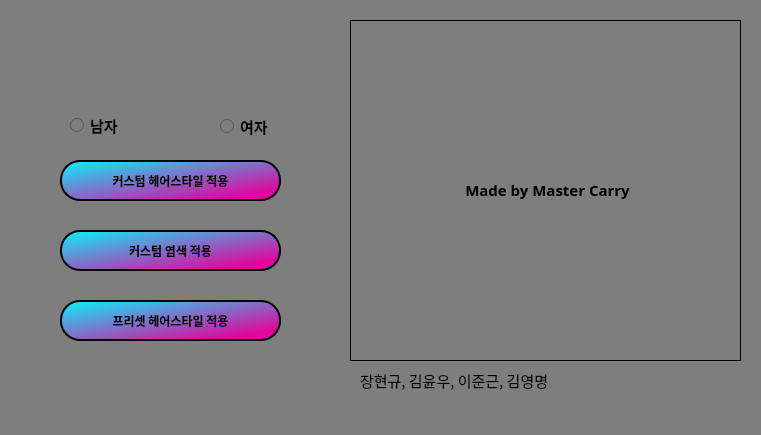
<?xml version="1.0" encoding="UTF-8"?>
<ui version="4.0">
 <class>HairGanzi</class>
 <widget class="QMainWindow" name="HairGanzi">
  <property name="geometry">
   <rect>
    <x>0</x>
    <y>0</y>
    <width>761</width>
    <height>435</height>
   </rect>
  </property>
  <property name="windowTitle">
   <string>HairGanzi</string>
  </property>
  <property name="styleSheet">
   <string notr="true">background-color:rgb(126, 126, 126)</string>
  </property>
  <widget class="QWidget" name="centralwidget">
   <widget class="QLabel" name="label">
    <property name="geometry">
     <rect>
      <x>70</x>
      <y>30</y>
      <width>201</width>
      <height>61</height>
     </rect>
    </property>
    <property name="font">
     <font>
      <family>Bahnschrift Light</family>
      <pointsize>20</pointsize>
     </font>
    </property>
    <property name="text">
     <string/>
    </property>
    <property name="pixmap">
     <pixmap>title.png</pixmap>
    </property>
    <property name="scaledContents">
     <bool>true</bool>
    </property>
    <property name="wordWrap">
     <bool>false</bool>
    </property>
   </widget>
   <widget class="QPushButton" name="btn1">
    <property name="geometry">
     <rect>
      <x>60</x>
      <y>160</y>
      <width>221</width>
      <height>41</height>
     </rect>
    </property>
    <property name="font">
     <font>
      <family>Noto Sans KR</family>
      <pointsize>9</pointsize>
      <weight>75</weight>
      <italic>false</italic>
      <bold>true</bold>
     </font>
    </property>
    <property name="styleSheet">
     <string notr="true">QPushButton{
	background-color: qlineargradient(spread:pad, x1:0, y1:0, x2:0.857143, y2:0.857955, stop:0 rgba(10, 242, 251, 255), stop:1 rgba(224, 6, 159, 255));
	border-radius: 20px;
	border-style: solid;
	border-width: 1.5px;
	border-color: black;
}
 QPushButton:pressed {
     background-color: qlineargradient(spread:pad, x1:0, y1:0, x2:0.857143, y2:0.857955, stop:0 rgba(224, 6, 159, 255), stop:1 rgba(10, 242, 251, 255));
 }
</string>
    </property>
    <property name="text">
     <string>커스텀 헤어스타일 적용</string>
    </property>
   </widget>
   <widget class="QPushButton" name="btn2">
    <property name="geometry">
     <rect>
      <x>60</x>
      <y>230</y>
      <width>221</width>
      <height>41</height>
     </rect>
    </property>
    <property name="font">
     <font>
      <family>Noto Sans KR</family>
      <weight>75</weight>
      <bold>true</bold>
     </font>
    </property>
    <property name="styleSheet">
     <string notr="true">QPushButton{
	background-color: qlineargradient(spread:pad, x1:0, y1:0, x2:0.857143, y2:0.857955, stop:0 rgba(10, 242, 251, 255), stop:1 rgba(224, 6, 159, 255));
	border-radius: 20px;
	border-style: solid;
	border-width: 1.5px;
	border-color: black;
}
 QPushButton:pressed {
     background-color: qlineargradient(spread:pad, x1:0, y1:0, x2:0.857143, y2:0.857955, stop:0 rgba(224, 6, 159, 255), stop:1 rgba(10, 242, 251, 255));
 }
</string>
    </property>
    <property name="text">
     <string>커스텀 염색 적용</string>
    </property>
   </widget>
   <widget class="QPushButton" name="btn3">
    <property name="geometry">
     <rect>
      <x>60</x>
      <y>300</y>
      <width>221</width>
      <height>41</height>
     </rect>
    </property>
    <property name="font">
     <font>
      <family>Noto Sans KR</family>
      <weight>75</weight>
      <bold>true</bold>
     </font>
    </property>
    <property name="styleSheet">
     <string notr="true">QPushButton{
	background-color: qlineargradient(spread:pad, x1:0, y1:0, x2:0.857143, y2:0.857955, stop:0 rgba(10, 242, 251, 255), stop:1 rgba(224, 6, 159, 255));
	border-radius: 20px;
	border-style: solid;
	border-width: 1.5px;
	border-color: black;
}
 QPushButton:pressed {
     background-color: qlineargradient(spread:pad, x1:0, y1:0, x2:0.857143, y2:0.857955, stop:0 rgba(224, 6, 159, 255), stop:1 rgba(10, 242, 251, 255));
 }
</string>
    </property>
    <property name="text">
     <string>프리셋 헤어스타일 적용</string>
    </property>
   </widget>
   <widget class="QLabel" name="label_2">
    <property name="geometry">
     <rect>
      <x>360</x>
      <y>360</y>
      <width>351</width>
      <height>41</height>
     </rect>
    </property>
    <property name="font">
     <font>
      <family>휴먼편지체</family>
      <pointsize>11</pointsize>
     </font>
    </property>
    <property name="text">
     <string>장현규, 김윤우, 이준근, 김영명</string>
    </property>
   </widget>
   <widget class="QLabel" name="mainPhoto">
    <property name="geometry">
     <rect>
      <x>350</x>
      <y>20</y>
      <width>391</width>
      <height>341</height>
     </rect>
    </property>
    <property name="font">
     <font>
      <family>Noto Sans KR</family>
      <pointsize>11</pointsize>
      <weight>50</weight>
      <bold>false</bold>
     </font>
    </property>
    <property name="frameShape">
     <enum>QFrame::Box</enum>
    </property>
    <property name="text">
     <string>&lt;html&gt;&lt;head/&gt;&lt;body&gt;&lt;p align=&quot;center&quot;&gt;&lt;span style=&quot; font-weight:600;&quot;&gt;Made by Master Carry&lt;/span&gt;&lt;/p&gt;&lt;/body&gt;&lt;/html&gt;</string>
    </property>
   </widget>
   <widget class="QRadioButton" name="radioButtonMale">
    <property name="geometry">
     <rect>
      <x>70</x>
      <y>115</y>
      <width>81</width>
      <height>21</height>
     </rect>
    </property>
    <property name="font">
     <font>
      <family>Noto Sans KR</family>
      <pointsize>11</pointsize>
      <weight>75</weight>
      <italic>false</italic>
      <bold>true</bold>
     </font>
    </property>
    <property name="styleSheet">
     <string notr="true"/>
    </property>
    <property name="text">
     <string>남자</string>
    </property>
    <property name="checked">
     <bool>false</bool>
    </property>
   </widget>
   <widget class="QRadioButton" name="radioButtonFemale">
    <property name="geometry">
     <rect>
      <x>220</x>
      <y>116</y>
      <width>71</width>
      <height>20</height>
     </rect>
    </property>
    <property name="font">
     <font>
      <family>Noto Sans KR</family>
      <pointsize>11</pointsize>
      <weight>75</weight>
      <bold>true</bold>
     </font>
    </property>
    <property name="styleSheet">
     <string notr="true"/>
    </property>
    <property name="text">
     <string>여자</string>
    </property>
    <property name="checkable">
     <bool>true</bool>
    </property>
    <property name="checked">
     <bool>false</bool>
    </property>
   </widget>
  </widget>
  <widget class="QMenuBar" name="menubar">
   <property name="geometry">
    <rect>
     <x>0</x>
     <y>0</y>
     <width>761</width>
     <height>26</height>
    </rect>
   </property>
  </widget>
  <widget class="QStatusBar" name="statusbar"/>
 </widget>
 <resources/>
 <connections>
  <connection>
   <sender>btn1</sender>
   <signal>clicked()</signal>
   <receiver>HairGanzi</receiver>
   <slot>btn_main_to_second()</slot>
   <hints>
    <hint type="sourcelabel">
     <x>228</x>
     <y>124</y>
    </hint>
    <hint type="destinationlabel">
     <x>329</x>
     <y>124</y>
    </hint>
   </hints>
  </connection>
  <connection>
   <sender>btn2</sender>
   <signal>clicked()</signal>
   <receiver>HairGanzi</receiver>
   <slot>btn_main_to_third()</slot>
   <hints>
    <hint type="sourcelabel">
     <x>232</x>
     <y>202</y>
    </hint>
    <hint type="destinationlabel">
     <x>331</x>
     <y>203</y>
    </hint>
   </hints>
  </connection>
  <connection>
   <sender>btn3</sender>
   <signal>clicked()</signal>
   <receiver>HairGanzi</receiver>
   <slot>btn_main_to_fourth()</slot>
   <hints>
    <hint type="sourcelabel">
     <x>261</x>
     <y>273</y>
    </hint>
    <hint type="destinationlabel">
     <x>336</x>
     <y>269</y>
    </hint>
   </hints>
  </connection>
 </connections>
 <slots>
  <slot>btn_main_to_second()</slot>
  <slot>btn_main_to_third()</slot>
  <slot>btn_main_to_fourth()</slot>
 </slots>
</ui>
